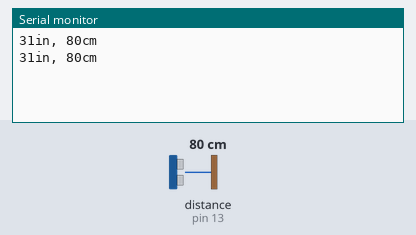
A sketch run on a simulated Arduino Uno, built with avr-gcc and run on an emulated ATmega328P. Shown: the last lines printed to the serial monitor. Wiring (inferred from the names in the program): ultrasonic range finder: trigger pin 12; echo pin 13. The inputs (shaded band) are chosen by the test bench; at power-on: distance to the obstacle (sensor on pin 13) 80 cm. The echo pulse lasts 58.3 µs per cm.

Above: at 1.8 s.
1.9 s: distance to the obstacle (sensor on pin 13) set to 2 cm
At 2.6 s:
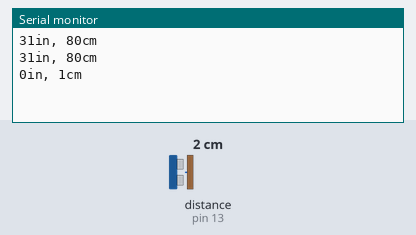
3.4 s: distance to the obstacle (sensor on pin 13) set to 4 cm
At 4.8 s:
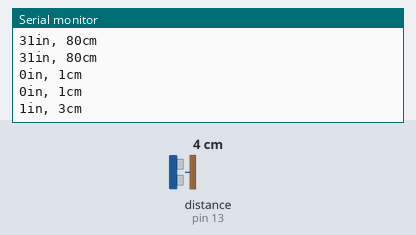
Timing chart, 0 to 6.4 s (numbered marks = the images above; inputs shaded):
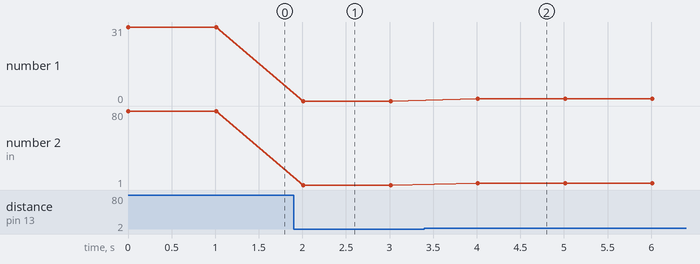

Measured:
- after the input at 1.9 s, the serial monitor: prints a new line after 0.11 s (image 1)
- after the input at 3.4 s, the serial monitor: prints a new line after 0.61 s (image 2)
- plotted number 1: 31 → 0 after the input at 1.9 s
- plotted number 2: 80 → 1 after the input at 1.9 s, 1 → 3 after the input at 3.4 s

The sketch:

Ultrasonic.ino
```cpp
// HY-SRF05, HC-SR04 Ultrasonic sensor
// Author: Víctor Almaraz Sánchez
// Website: http://www.valmaraz.com

// Sources:
// - http://www.f15ijp.com/2012/09/arduino-ultrasonic-sensor-hc-sr04-or-hy-srf05/
// - http://forum.arduino.cc/index.php?topic=89524.0
// License: MIT License (see root directory)

// Hardware info:
// - Ultrasonic voltage: 5v

const int SERIAL_BAUDRATE = 9600;
const int PIN_TRIG = 12;
const int PIN_ECHO = 13;
const int DELAY_PULSE_SHORT_IN_MILLIS = 2;
const int DELAY_PULSE_LONG_IN_MILLIS = 2;
const int DELAY_SENSOR_IN_MILLIS = 1000;

void setup() {
  // Initialize serial communication:
  Serial.begin(SERIAL_BAUDRATE);

  pinMode(PIN_TRIG,OUTPUT);
  pinMode(PIN_ECHO,INPUT);
}

void loop() {
  long duration, distanceCm, distanceIn;

  // Give a short LOW pulse beforehand to ensure a clean HIGH pulse:
  digitalWrite(PIN_TRIG, LOW);
  delayMicroseconds(DELAY_PULSE_SHORT_IN_MILLIS);
  digitalWrite(PIN_TRIG, HIGH);
  delayMicroseconds(DELAY_PULSE_LONG_IN_MILLIS);
  digitalWrite(PIN_TRIG, LOW);
  duration = pulseIn(PIN_ECHO,HIGH);

  // Convert the time into a distance
  distanceCm = microsecondsToCentimeters(duration);
  distanceIn = microsecondsToInches(duration);

  if (distanceCm <= 0){
    Serial.println("Out of range");
  } else {
    Serial.print(distanceIn);
    Serial.print("in, ");
    Serial.print(distanceCm);
    Serial.print("cm");
    Serial.println();
  }
  delay(DELAY_SENSOR_IN_MILLIS);
}

/**
 * According to Parallax's datasheet for the PING))), there are
 * 73.746 microseconds per inch (i.e. sound travels at 1130 feet per
 * second).  This gives the distance travelled by the ping, outbound
 * and return, so we divide by 2 to get the distance of the obstacle.
 * See: http://www.parallax.com/dl/docs/prod/acc/28015-PING-v1.3.pdf
 */
long microsecondsToInches(long microseconds) {
 return microseconds / 74 / 2;
}

/**
 * The speed of sound is 340 m/s or 29 microseconds per centimeter.
 * The ping travels out and back, so to find the distance of the
 * object we take half of the distance travelled.
 */
long microsecondsToCentimeters(long microseconds) {
 return microseconds / 29 / 2;
}
```
